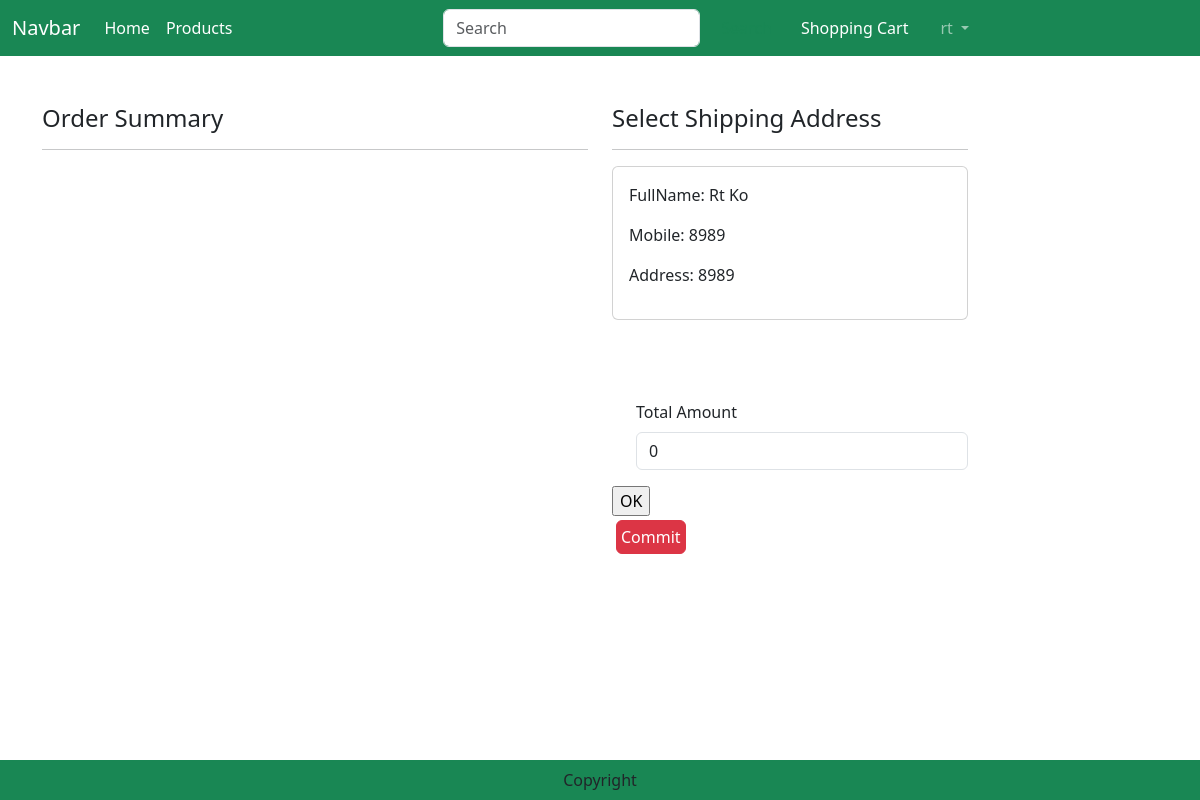
The page /checkout/ (signed in) on the database as committed earlier.
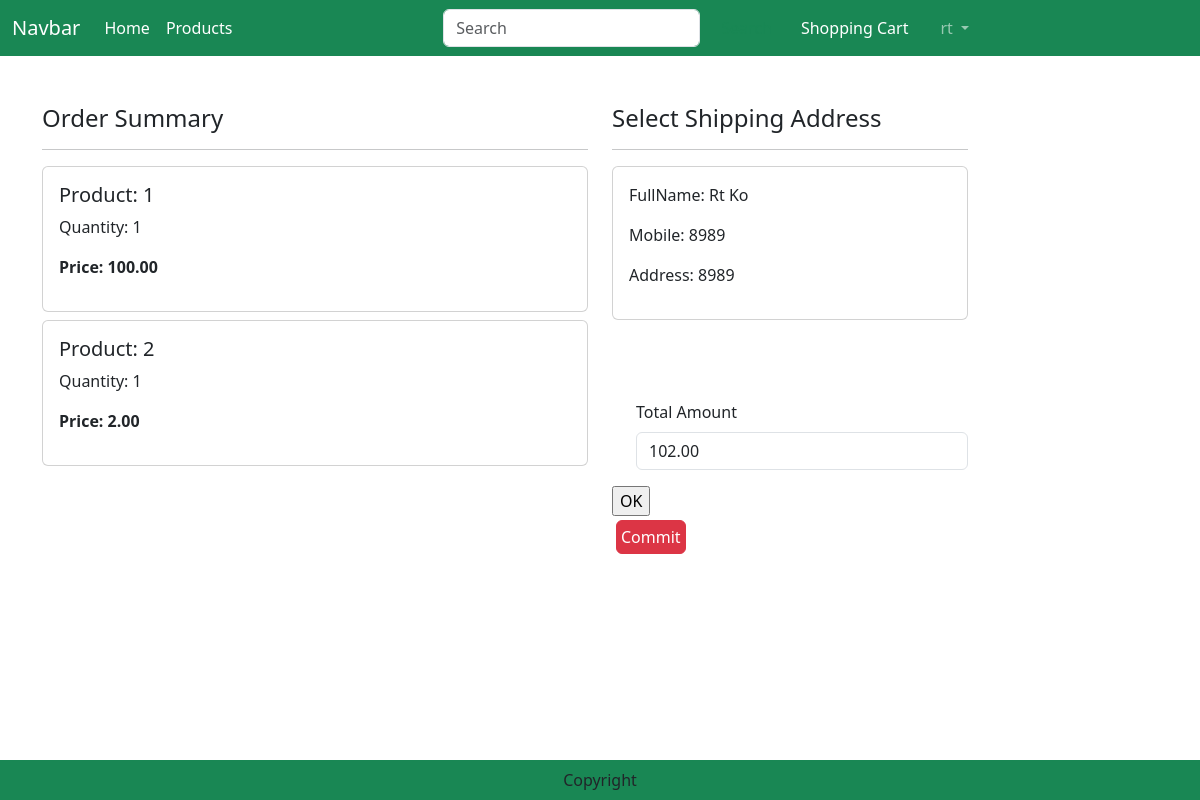
The same page on the database as committed later.
### customers/models.py (models this page shows, shortened)
class Customer(models.Model):
    user = models.OneToOneField(User, on_delete=models.CASCADE, null=True, blank=True)
    fullName = models.CharField(max_length=60)
    phoneNum = models.CharField(max_length=11)
    address = models.CharField(max_length=150)

### shoppingcart/models.py (models this page shows)
class ShoppingCart(models.Model):
    user = models.ForeignKey(User,on_delete=models.CASCADE)
    product = models.ForeignKey('products.Product', on_delete=models.CASCADE)
    quantity = models.IntegerField(default=1)

### products/models.py (models this page shows, shortened)
class Product(models.Model):
    productName = models.CharField(max_length=100)
    price = models.DecimalField(default=0, max_digits=7, decimal_places=2)
    ISBN = models.CharField(max_length=17)
    author = models.CharField(max_length=100)
    publisher = models.CharField(max_length=100)
    introduction = models.TextField(max_length=1000)
    image = models.ImageField(upload_to='product')
    category = models.ForeignKey('Category', related_name="products", on_delete=models.CASCADE,)
    avgRating = models.DecimalField(default=0, max_digits=3, decimal_places=2)

### order/views.py (the view)
# urls.py: path("checkout/", views.Checkout.as_view(), name="checkout"),
class Checkout(View):
    def get(self, request):
        user = request.user
        address = Customer.objects.filter(user=user)
        shoppingcart = ShoppingCart.objects.filter(user=user)
        PONumber = datetime.now().strftime('%Y%m%d%H%M%S') + str(user.id)
        totalamount = 0
        for p in shoppingcart:
            value = p.quantity * p.product.price
            totalamount = totalamount + value
        purchaseDate = datetime.now()
        purchaseDateString = purchaseDate.strftime("%m/%d/%Y, %H:%M:%S")
        return render(request, 'checkout.html', locals())

### templates/checkout.html (shortened to what this page needs)
{% extends 'base.html' %}
{% load static %}
{% block main-content %}
<div class="container">
    <div class="row mt-5">
        <div class="col-sm-6">
            <h4>Order Summary</h4>
            <hr>
            {% for item in shoppingcart %}
                <div class="card mb-2">
                    <div class="card-body">
                        <h5>Product: {{item.product.productName}}</h5>
                        <p>Quantity: {{item.quantity}}</p>
                        <p class="fw-bold">Price: {{item.product.price}}</p>
                    </div>
                </div>
            {% endfor %}
        </div>
        <div class="col-sm-4" offset-sm-1>
            <h4>Select Shipping Address</h4>
            <hr>
            <form method="post" id="myform">
                {% for address in address %}
                    <div class="card">
                        <div class="card-body">
                            <P>FullName: {{address.fullName}}</P>
                            <p>Mobile: {{address.phoneNum}}</p>
                            <p>Address: {{address.address}}</p>
                        </div>
                    </div>
                    {% endfor %}
                    <div class="form-check mt-2 mb-5" >
                    </div>
                <div class="form-check mb-3">
                    <label for="totalamount" class="form-label" >Total Amount</label>
                    <input type="number" class="form-control" name="totalamount" value={{totalamount}} readonly>
                </div>
            </form>
            <form action="{% url 'order:orderCommit' %}" class="d-inline" method="post">
                <input type="submit" value="OK">
                <button type="sumbit" class="d-grid gap-2 btn btn-danger p-1 m-1 btn-1g text-decoration-none text-white" >Commit</button>
            </form>
        </div>
    </div>
</div>
{% endblock main-content %}

### templates/base.html (shortened to what this page needs)
<!DOCTYPE html>
{% load static %}
<html lang="en">
<head>
    <link href="https://cdn.jsdelivr.net/npm/bootstrap@5.3.0-alpha1/dist/css/bootstrap.min.css" rel="stylesheet">
    <link rel="stylesheet" href="{% static 'css/owl.carousel.min.css' %}">
    <link rel="stylesheet" href="{% static 'css/all.min.css' %}">
    <link rel="stylesheet" href="{% static 'css/style.css' %}">
</head>
<body>
    <nav class="navbar navbar-expand-lg navbar-dark bg-success">
        <div class="container-fluid">
          <a class="navbar-brand" href="#">Navbar</a>
          <div class="collapse navbar-collapse" id="navbarSupportedContent">
            <ul class="navbar-nav me-auto mb-2 mb-lg-0">
              <li class="nav-item">
                <a class="nav-link active" aria-current="page" href="{% url 'products:home' %}">Home</a>
              </li>
              <li class="nav-item">
                <a class="nav-link text-white" href="{% url 'products:products' %}">Products</a>
              </li>
            </ul>
            <form class="d-flex" role="search" action="/search">
              <input class="form-control me-2" type="search" placeholder="Search" name="search" aria-label="Search">
              <button class="btn btn-outline-success" type="submit">Search</button>
            </form>
            <ul class="navbar-nav me-auto mb-2 mb-lg-0">
              {% if user.is_authenticated %}
                  {% for group in request.user.groups.all %}
                    {% if group.name == 'Vendor' %}
                    <li class="nav-item dropdown mx-2">
                      <a class="nav-link dropdown-toggle" href="#" role="button" data-bs-toggle="dropdown" aria-expanded="false">
                        {{ user.username }}
                      </a>
                      <ul class="dropdown-menu">
                        <li><a class="dropdown-item" href="{% url 'order:orders' %}">Orders</a></li>
                        <li><a class="dropdown-item" href="{% url 'logout' %}">Logout</a></li>
                      </ul>
                  </li>
                    {% elif group.name == 'Customer'  %}
                    <li class="nav-item mx-2">
                        <a class="nav-link text-white" href="{% url 'shoppingcart' %}">Shopping Cart</a>
                    </li>
                    <li class="nav-item dropdown mx-2">
                        <a class="nav-link dropdown-toggle" href="#" role="button" data-bs-toggle="dropdown" aria-expanded="false">
                          {{ user.username }}
                        </a>
                    </li>
                    {% endif %}
                  {% endfor %}
              {% endif %}
              </ul>
          </div>
        </div>
      </nav>
      {% block main-content %}{% endblock main-content %}
    <footer class="container-fluid fixed-bottom bg-success text-center p-2 mt-5">
        Copyright
    </footer>
</body>
</html>

Rows that differ between the two databases and show on the page:
added ShoppingCart: product.productName "1", quantity "1", product.price "100.00"
added ShoppingCart: product.productName "2", quantity "1", product.price "2.00"
Other text that changed with them:
form field totalamount: "0" → "102.00"
